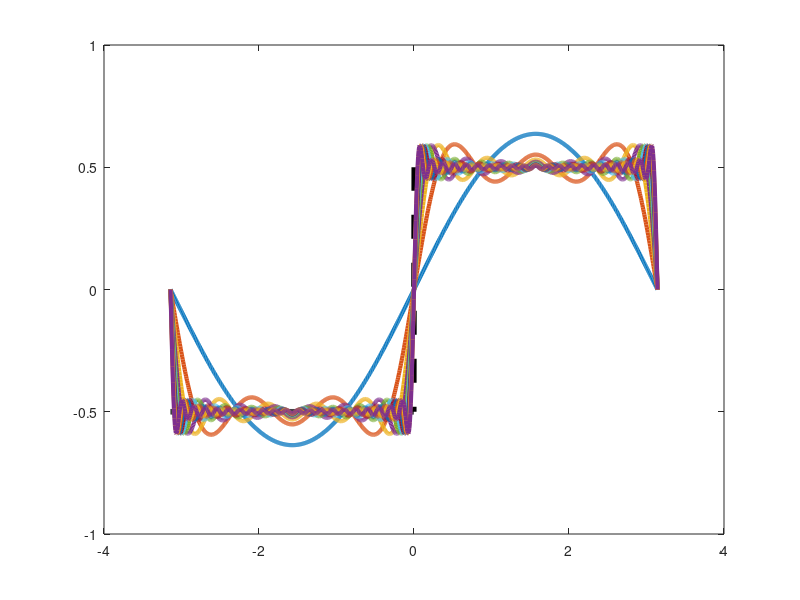
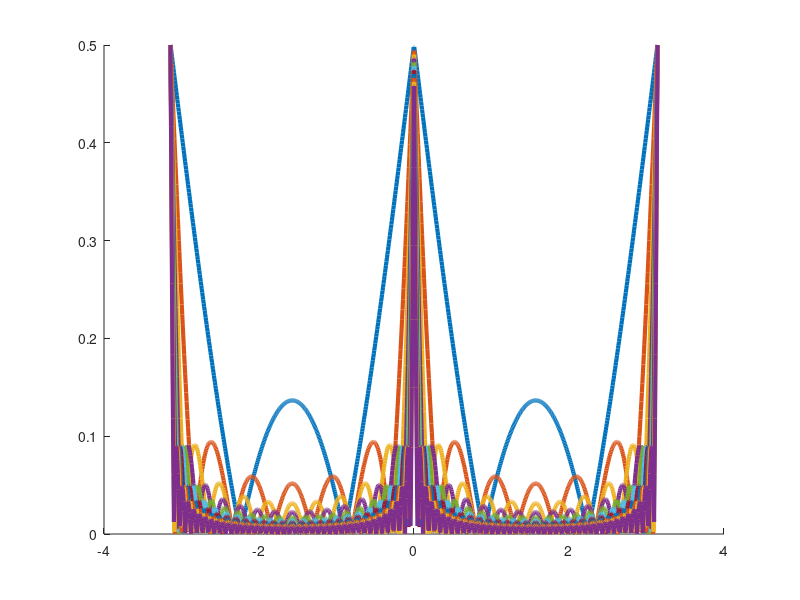

Recreate these plots in MATLAB, in order.
function Fourier_ex

nplot = 1000;
xplot = linspace(-pi,pi,nplot);

% Number of terms in exspansion -1
N = 20;


% % first example
% f = @(x) abs(x);
% 
% 
% a = zeros(N+1,1);
% a(1) = pi/2;
% for j= 2:N+1
%     a(j) = 2/(pi*(j-1)^2)*((-1)^(j-1)-1);
% end
% 
% fapp = zeros(N+1,nplot);
% 
% fapp(1,:) = a(1)*ones(1,nplot);
% for j = 2:N+1
%     fapp(j,:) = fapp(j-1,:) +a(j)*cos((j-1)*xplot);
% end
% 
% figure(1) 
%     plot(xplot,f(xplot),'k--','linewidth',4)
% hold on 
%     for j = 1:2:N+1
% plot(xplot, fapp(j,:),'linewidth',3)
% pause
%     end
% 
% figure(2) 
% hold on 
%     for j = 1:2:N+1
% plot(xplot, abs(f(xplot)-fapp(j,:)),'linewidth',3)
% pause
%     end
% 
% 
% 
%     keyboard

% example 2
% step function

geval = [-0.5*ones(1,nplot/2), 0.5*ones(1,nplot/2)];

b = zeros(N+1,1);
for j = 1:N+1
    b(j) = 1/(2*(j-1)+1);
end

gapp = zeros(N+1,nplot);

gapp(1,:) = 2/pi*b(1)*sin(xplot);
for j = 2:N+1
    gapp(j,:) = gapp(j-1,:) +2/pi*b(j)*sin((2*(j-1)+1)*xplot);
end


figure(3) 
    plot(xplot,geval,'k--','linewidth',4)
hold on 
    for j = 1:2:N+1
plot(xplot, gapp(j,:),'linewidth',3)
pause
    end
    
figure(4) 
hold on 
    for j = 1:2:N+1
plot(xplot, abs(geval-gapp(j,:)),'linewidth',3)
pause
    end



return